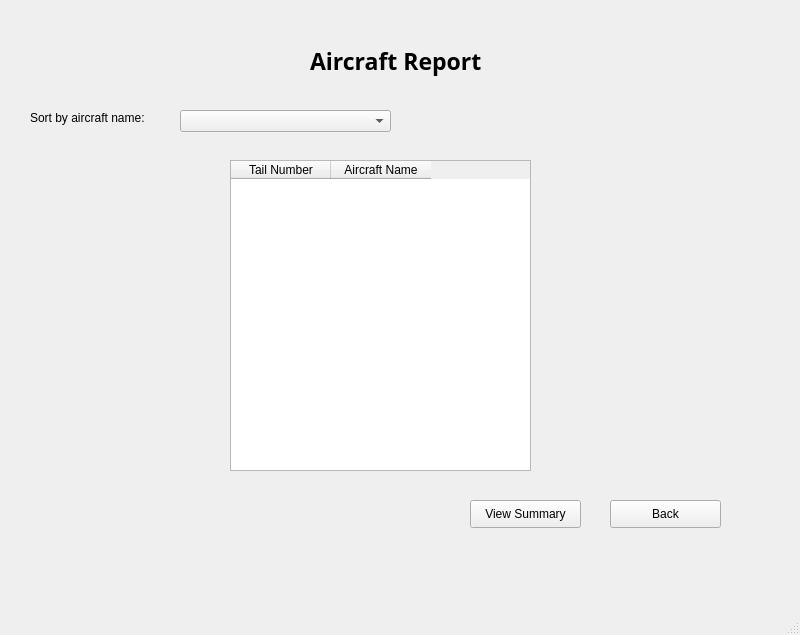
<?xml version="1.0" encoding="UTF-8"?>
<ui version="4.0">
 <class>MainWindow</class>
 <widget class="QMainWindow" name="MainWindow">
  <property name="geometry">
   <rect>
    <x>0</x>
    <y>0</y>
    <width>800</width>
    <height>635</height>
   </rect>
  </property>
  <property name="windowTitle">
   <string>MainWindow</string>
  </property>
  <widget class="QWidget" name="centralwidget">
   <widget class="QLabel" name="label_4">
    <property name="geometry">
     <rect>
      <x>310</x>
      <y>30</y>
      <width>221</width>
      <height>61</height>
     </rect>
    </property>
    <property name="font">
     <font>
      <family>Berlin Sans FB Demi</family>
      <pointsize>17</pointsize>
      <weight>75</weight>
      <bold>true</bold>
     </font>
    </property>
    <property name="text">
     <string>Aircraft Report</string>
    </property>
   </widget>
   <widget class="QPushButton" name="pushButton">
    <property name="geometry">
     <rect>
      <x>470</x>
      <y>500</y>
      <width>111</width>
      <height>28</height>
     </rect>
    </property>
    <property name="text">
     <string>View Summary</string>
    </property>
   </widget>
   <widget class="QPushButton" name="pushButton_2">
    <property name="geometry">
     <rect>
      <x>610</x>
      <y>500</y>
      <width>111</width>
      <height>28</height>
     </rect>
    </property>
    <property name="text">
     <string>Back</string>
    </property>
   </widget>
   <widget class="QLabel" name="label">
    <property name="geometry">
     <rect>
      <x>30</x>
      <y>110</y>
      <width>161</width>
      <height>16</height>
     </rect>
    </property>
    <property name="font">
     <font>
      <pointsize>9</pointsize>
     </font>
    </property>
    <property name="text">
     <string>Sort by aircraft name: </string>
    </property>
   </widget>
   <widget class="QComboBox" name="comboBox">
    <property name="geometry">
     <rect>
      <x>180</x>
      <y>110</y>
      <width>211</width>
      <height>22</height>
     </rect>
    </property>
   </widget>
   <widget class="QTableWidget" name="tableWidget">
    <property name="geometry">
     <rect>
      <x>230</x>
      <y>160</y>
      <width>301</width>
      <height>311</height>
     </rect>
    </property>
    <column>
     <property name="text">
      <string>Tail Number</string>
     </property>
    </column>
    <column>
     <property name="text">
      <string>Aircraft Name</string>
     </property>
    </column>
   </widget>
  </widget>
  <widget class="QMenuBar" name="menubar">
   <property name="geometry">
    <rect>
     <x>0</x>
     <y>0</y>
     <width>800</width>
     <height>26</height>
    </rect>
   </property>
  </widget>
  <widget class="QStatusBar" name="statusbar"/>
 </widget>
 <resources/>
 <connections/>
</ui>
